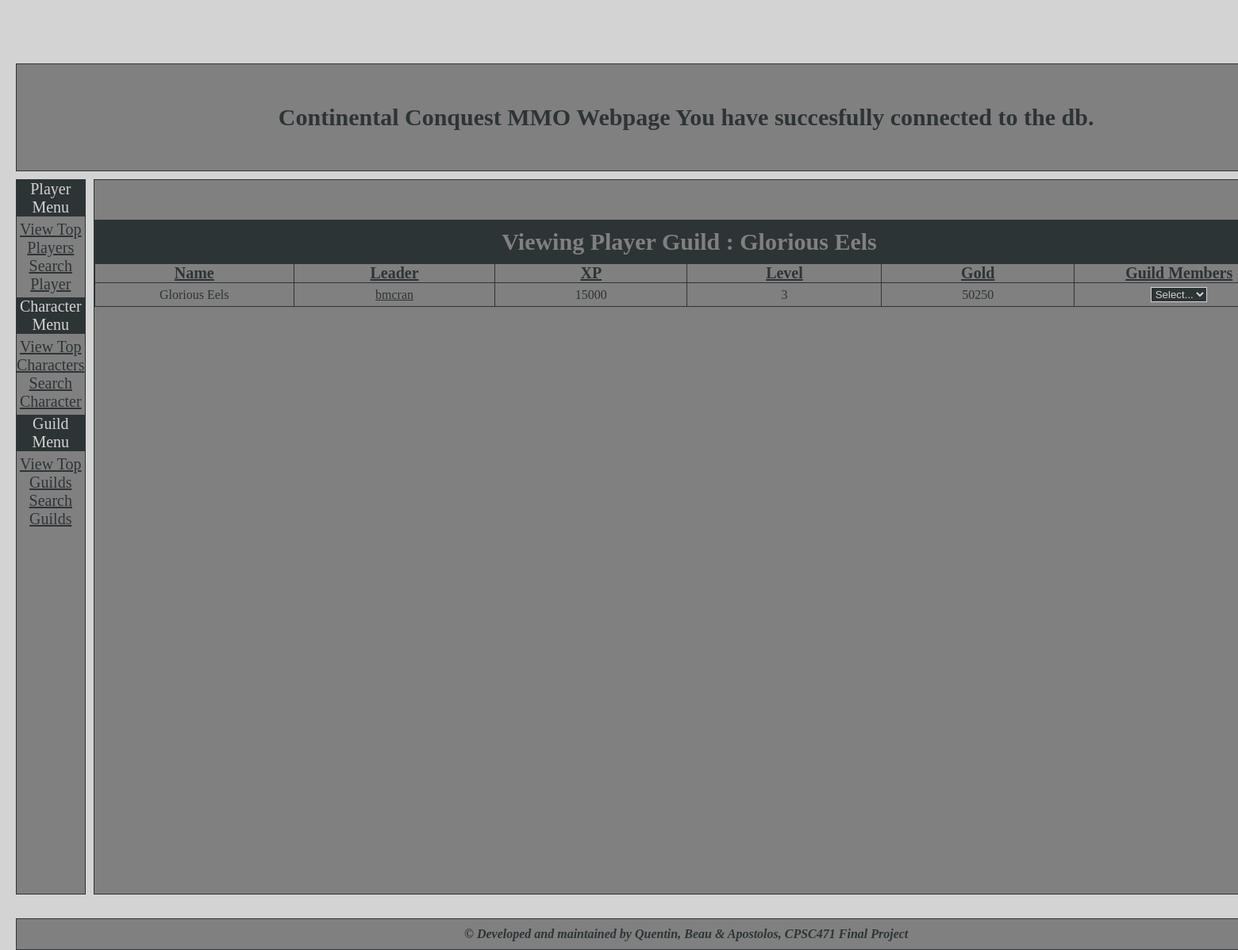
The app's page /viewguild.php?guild=Glorious Eels with its own data.
### tables this page shows
CREATE TABLE GUILD (
	Guild_name VARCHAR(30) NOT NULL,
    Leader_ID INTEGER NOT NULL,
    XP INTEGER NOT NULL,
    Level INTEGER NOT NULL,
    Gold INTEGER NOT NULL,
    PRIMARY KEY (Guild_name),
    FOREIGN KEY (Leader_ID) REFERENCES PLAYERS (Player_ID) 
);

CREATE TABLE USERS (
	Acct_ID INTEGER auto_increment,
	Fname VARCHAR(20) NOT NULL,
	Lname VARCHAR(20) NOT NULL,
	Username VARCHAR(20) NOT NULL,
    Password VARCHAR(16) NOT NULL,
	Birthday DATE NOT NULL,
	Email VARCHAR(40) NOT NULL,
	PRIMARY KEY (Acct_ID)
);

### include/functions.php (called while the page is built, shortened)
<?php
    class Database {
        function init_connection($servername, $db, $username, $password) {
            $this->connection = mysqli_connect($servername, $username, $password, $db);
        }
    }
?>

### viewguild.php (the view, shortened to what this page needs)
<?php
    include 'include/header.php';
    include 'include/left-menu.php';
    if(isset($_POST["guild"])) {
        $guild = $_POST["guild"];
    } else {
        $guild = $_GET["guild"];
    }
    $stmt = $db->connection->prepare('SELECT * FROM GUILD WHERE Guild_name = ?');
    $stmt->bind_param('s', $guild);
    $stmt->execute();
    $result = $stmt->get_result();
    $stmt = $db->connection->prepare('SELECT * FROM USERS, GUILD WHERE Guild_name = ? AND Leader_ID = Acct_ID');
    $stmt->bind_param('s', $guild);
    $stmt->execute();
    $leader = $stmt->get_result()->fetch_row()[3];
?>
                <div class="center">
                    <div id="center-content">
                        <table id="table_players">
                            <tr class="table_players_row">
                                <td class="table_players_data" id="table_players_title" colspan="6" >
                                    Viewing Player Guild :
                                    <?php
                                        if ($result->num_rows == 0) {
                                            echo "<br/>Guild not found.";
                                        } else {
                                            $row = $result->fetch_row();
                                            echo $row[0];
                                        ?>
                                </td>
                            </tr>
                            <tr class="table_players_row">
                                <td class="table_players_header_data">
                                    Name
                                </td>
                                <td class="table_players_header_data">
                                    Leader
                                </td>
                                <td class="table_players_header_data">
                                    XP
                                </td>
                                <td class="table_players_header_data">
                                    Level
                                </td>
                                <td class="table_players_header_data">
                                    Gold
                                </td>
                                <td class="table_players_header_data">
                                    Guild Members
                                </td>
                            </tr>
                            <?php
                                echo "  <tr class='table_players_row' colspan='6'>
                                            <td class='table_players_data'>
                                                ".$row[0]."
                                            </td>
                                            <td class='table_players_data'>
                                                <a href='viewplayer.php?acct_id=".$row[1]."'>".$leader."</a>
                                            </td>
                                            <td class='table_players_data'>
                                                ".$row[2]."
                                            </td>
                                            <td class='table_players_data'>
                                                ".$row[3]."
                                            </td>
                                            <td class='table_players_data'>
                                                ".$row[4]."
                                            </td>
                                            <td class='table_players_data'>
                                ";
                                $stmt = $db->connection->prepare('SELECT * FROM PLAYERS, USERS WHERE Guild = ? AND Player_ID = Acct_ID');
                                $stmt->bind_param('s', $row[0]);
                                $stmt->execute();
                                $players = $stmt->get_result();
                                if($players->num_rows != 0) {
                                ?>  <form method="post">
                                        <select class="input-fields" id="view-character-selector" onchange="this.options[this.selectedIndex].value && (window.location = this.options[this.selectedIndex].value);">
                                            <?php
                                                echo "<option>Select...</option>";
                                            ?>
                                        </select>
                                    </form>
                                <?php
                                } else {
                                    echo "This shouldn't happen.";
                                }
                            ?>
                                    </td>
                                </tr>
                            </table>
                            <br/>
                            <br/>
                        <?php } ?>
                    </div>
                </div>
<?php
    include 'include/footer.php';
?>

### include/theme.css (style rules this page uses)
html { height: 100%; color: #2D3436; background-color:lightgray; }
body { min-height: 100%; margin: 0; }
.center { grid-area: main; border:1px solid #2D3436; min-height: 900px; }
#center-content { margin-top: 50px; margin-left: auto; margin-right: auto; margin-bottom:auto; width: 1500px; text-align: center; }
.grid-container > div { background-color:gray; text-align: center; padding: 0px; font-size: 20px; }
a:link { color: #2D3436; }
#table_players { border: 1px solid #2D3436; border-collapse: collapse; margin-left: auto; margin-right: auto; margin-bottom:auto; }
#table_players_title { padding-top: 10px; padding-bottom:10px; font-weight:bold; font-size: 30px; background-color:#2D3436; color:gray; }
.table_players_header_data { border: 1px solid #2D3436; margin: 0; padding: 0; width : 500px; font-size: 20px; font-weight: bold; text-decoration: underline; }
.table_players_data { border: 1px solid #2D3436; margin: 0; padding-top: 5px; padding-bottom: 5px; width : 500px; font-size: 16px; }
.input-fields { background-color:#2D3436; border: 1px solid lightgray; color: lightgray; text-align: center; }

### records on screen
guild: Guild_name "Glorious Eels", XP "15000", Level "3", Gold "50250"
users: Username "bmcran"
